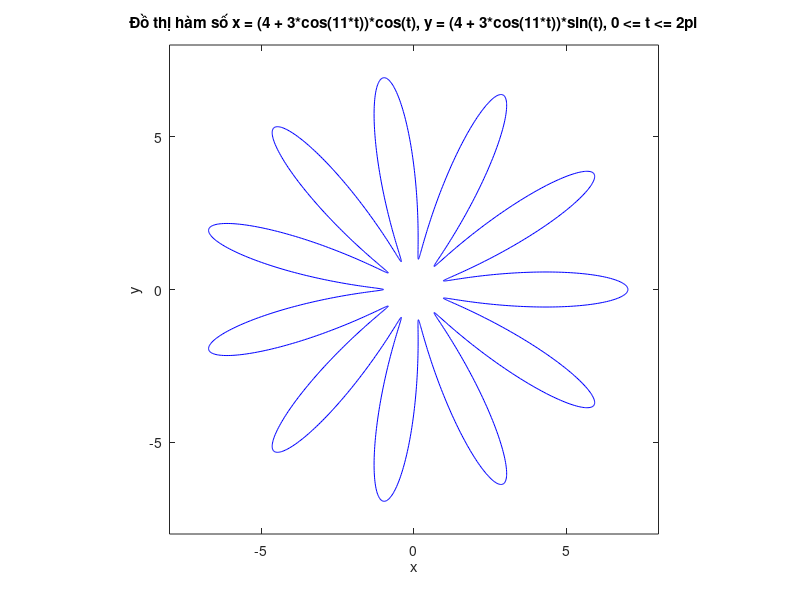

Source code (MATLAB):
t = 0: pi/1000: 2*pi;
x = (4 + 3*cos(11*t)).*cos(t);
y = (4 + 3*cos(11*t)).*sin(t);

figure('Name', 'Bài tập 7', 'NumberTitle', 'off')
plot(x, y, 'b');
axis([-8 8 -8 8]);
axis equal;
xlabel('x');
ylabel('y');
title('Đồ thị hàm số x = (4 + 3*cos(11*t))*cos(t), y = (4 + 3*cos(11*t))*sin(t), 0 <= t <= 2pi');
